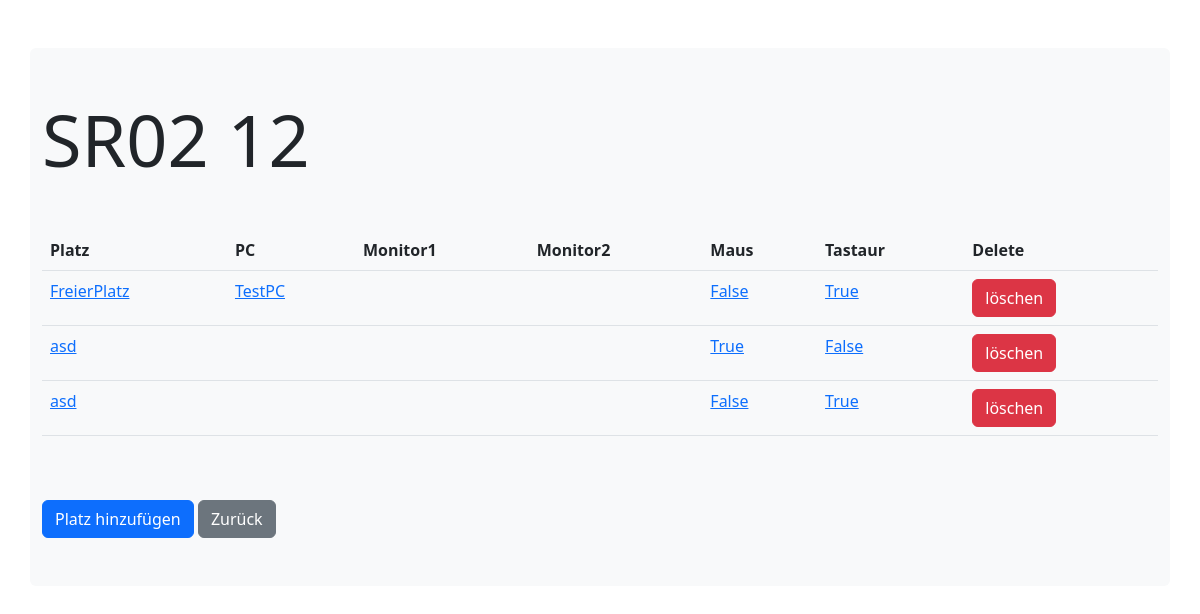
/itinventory/platzviewFilter/12, run on an earlier commit of the app's database.
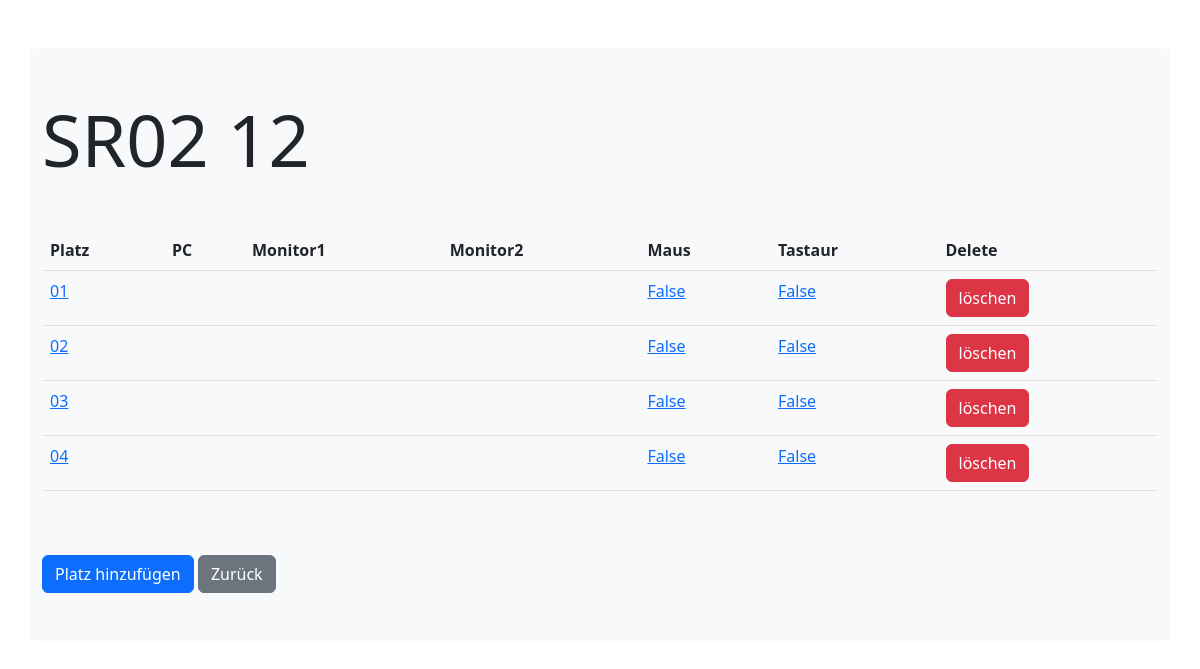
And on a later commit of the database.
### itinventory/models.py (models this page shows)
class Rooms(models.Model):
  roomname = models.CharField(max_length=255)
  anzahlplaetze = models.IntegerField(default=None)

class Platz(models.Model):
  bezeichnung = models.CharField(max_length=50, null=True)
  room = models.ForeignKey(Rooms, on_delete=models.CASCADE,null=True,default=None, related_name='Room')
  pc = models.ForeignKey(Pcs, on_delete=models.CASCADE, default=None,null=True)
  monitor1 = models.ForeignKey(Monitor,on_delete=models.CASCADE, related_name='Monitor1', default=None,null=True)
  monitor2 = models.ForeignKey(Monitor,on_delete=models.CASCADE, related_name='Monitor2', default=None,null=True)
  bemaerkung = models.CharField(max_length=300,default=None, null=True, blank=True)
  tastatur = models.BooleanField(default=False,null=True)
  maus = models.BooleanField(default=False,null=True)

class Pcs(models.Model):
    modell = models.CharField(max_length=255)
    RAM = models.CharField(max_length=255)
    CPU = models.CharField(max_length=255)
    anzahlkerne = models.CharField(max_length=255)
    festplatte = models.CharField(max_length=255, null=True)
    serialnummer = models.CharField(max_length=50,default=None, null=True, blank=True)
    monitor1 = models.CharField(max_length=50,default=None, null=True, blank=True)
    monitor2 = models.CharField(max_length=50,default=None, null=True, blank=True)
    bemaerkung = models.CharField(max_length=300,default=None, null=True, blank=True)
    status = models.CharField(max_length=100,default=None, null=True, blank=True)

### itinventory/views.py (the view)
# urls.py: path('platzviewFilter/<int:id>', views.platzviewFliter, name='platzviewFilter'),
def platzviewFliter(request, id):
    myplaetze = Platz.objects.filter(room_id=id)
    mypcs = Pcs.objects.filter(id=id)
    myrooms = Rooms.objects.get(id=id)
    template = loader.get_template('platz.html')
    context = {
        'myplaetze': myplaetze,
        'myrooms': myrooms,
        'mypcs': mypcs,
    }
    return HttpResponse(template.render(context, request))

### itinventory/templates/platz.html (shortened to what this page needs)
<!doctype html>
<html lang="en">
<head>
  <link href="https://cdn.jsdelivr.net/npm/bootstrap@5.2.2/dist/css/bootstrap.min.css" rel="stylesheet"
>
</head>
<body>
  <div class="container bg-light rounded my-5">
    <div class="row">
      <div class="col-12">
        <h1 class="display-2 my-5"> {{myrooms.roomname }} {{myrooms.id }}</h1>
        <div class="table-responsive">
          <table class="table">
            <tr>
              <th>Platz</th>
              <th>PC</th>
              <th>Monitor1</th>
              <th>Monitor2</th>
              <th>Maus</th>
              <th>Tastaur</th>
              <th>Delete</th>
            </tr>
            {% for line in myplaetze %}
            <tr>
              <td><a href="/itinventory/updatePlatz/{{ line.id }}">{{ line.bezeichnung }}</a></td>
              <td>
                <a href="/itinventory/updatePc/{{ line.pc_id }}/{{ myrooms.id }}">
                  {{ line.pc.modell }}
                </a>
              </td>
              <td>
              </td>
              <td>
              </td>
              <td><a href="/itinventory/changeMouse/{{ line.id }}">{{ line.maus }}</a></td>
              <td><a href="/itinventory/changeKeyboard/{{ line.id }}">{{ line.tastatur }}</a></td>
              <td>
                <button type="button" class="btn btn-danger" data-bs-toggle="modal" data-bs-target="#Modal{{ line.id }}">
                  löschen
                </button>
              </td>
            </tr>
            {% endfor %}
          </table>
        </div>
        <a href="/itinventory/addPlatzRaum/{{myrooms.id }}" class="btn btn-primary my-5">Platz hinzufügen</a>
        <a href="/itinventory/" class="btn btn-secondary">Zurück</a>
      </div>
    </div>
  </div>
</body>
</html>

What changed in the data, as far as the page shows it:
removed Platz: bezeichnung "FreierPlatz", pc.modell "TestPC", maus "False", tastatur "True"
removed Platz: bezeichnung "asd", maus "True", tastatur "False"
removed Platz: bezeichnung "asd", maus "False", tastatur "True"
added Platz: bezeichnung "01", maus "False", tastatur "False"
added Platz: bezeichnung "02", maus "False", tastatur "False"
added Platz: bezeichnung "03", maus "False", tastatur "False"
added Platz: bezeichnung "04", maus "False", tastatur "False"
